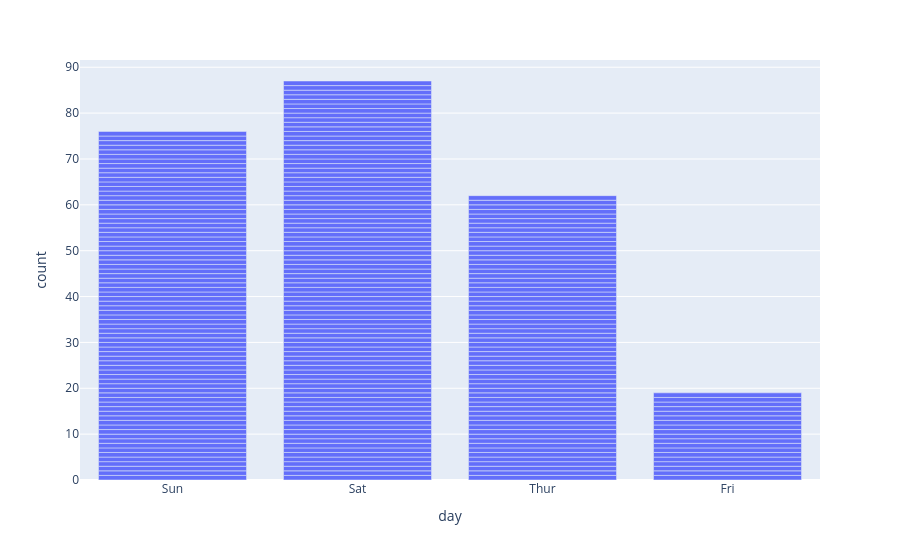

This figure's notebook cell:
### Markdown cell above
# Phase 1, Topic 4: px.bar – interactive bar charts

### Code cell
#Basic bar chart – automatic counting
import plotly.express as px

tips = px.data.tips()

fig = px.bar(tips, x='day')
fig.show()

### Figure 1 — Plotly figure (JSON) as saved in the notebook; plotly's stock layout.template omitted (floating-point values rounded to 4 significant figures; data arrays with more than 128 entries replaced by an {"elided": "..."} marker saying what was removed)
{"data": [{"hovertemplate": "day=%{x}<br>count=%{y}<extra></extra>", "legendgroup": "", "marker": {"color": "#636efa", "pattern": {"shape": ""}}, "name": "", "orientation": "v", "showlegend": false, "textposition": "auto", "type": "bar", "x": {"elided": "244 str values"}, "xaxis": "x", "y": {"elided": "244 int values"}, "yaxis": "y"}], "layout": {"barmode": "relative", "legend": {"tracegroupgap": 0}, "margin": {"t": 60}, "xaxis": {"anchor": "y", "domain": [0, 1], "title": {"text": "day"}}, "yaxis": {"anchor": "x", "domain": [0, 1], "title": {"text": "count"}}}}
